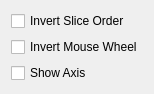
<?xml version="1.0" encoding="UTF-8"?>
<ui version="4.0">
 <class>SliceViewSettingsPanel</class>
 <widget class="QWidget" name="SliceViewSettingsPanel">
  <property name="geometry">
   <rect>
    <x>0</x>
    <y>0</y>
    <width>142</width>
    <height>90</height>
   </rect>
  </property>
  <property name="windowTitle">
   <string>Form</string>
  </property>
  <layout class="QVBoxLayout" name="verticalLayout">
   <item>
    <widget class="QCheckBox" name="invertSliceOrder">
     <property name="text">
      <string>Invert Slice Order</string>
     </property>
    </widget>
   </item>
   <item>
    <widget class="QCheckBox" name="invertWheel">
     <property name="text">
      <string>Invert Mouse Wheel</string>
     </property>
    </widget>
   </item>
   <item>
    <widget class="QCheckBox" name="showAxis">
     <property name="text">
      <string>Show Axis</string>
     </property>
    </widget>
   </item>
   <item>
    <spacer name="verticalSpacer">
     <property name="orientation">
      <enum>Qt::Vertical</enum>
     </property>
     <property name="sizeHint" stdset="0">
      <size>
       <width>20</width>
       <height>40</height>
      </size>
     </property>
    </spacer>
   </item>
  </layout>
 </widget>
 <resources/>
 <connections/>
</ui>
